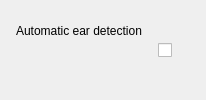
          <widget class="QFrame" name="cardAutoEarDetection">
           <property name="frameShape">
            <enum>QFrame::NoFrame</enum>
           </property>
           <property name="cssClass" stdset="0">
            <string notr="true">settingCard</string>
           </property>
           <layout class="QHBoxLayout" name="cardAutoEarDetectionLayout" stretch="1,0">
            <property name="spacing">
             <number>16</number>
            </property>
            <property name="leftMargin">
             <number>16</number>
            </property>
            <property name="topMargin">
             <number>12</number>
            </property>
            <property name="rightMargin">
             <number>16</number>
            </property>
            <property name="bottomMargin">
             <number>12</number>
            </property>
            <item>
             <layout class="QVBoxLayout" name="cardAutoEarDetectionText">
              <property name="spacing">
               <number>2</number>
              </property>
              <item>
               <widget class="QLabel" name="lbAutoEarDetection">
                <property name="text">
                 <string>Automatic ear detection</string>
                </property>
                <property name="cssClass" stdset="0">
                 <string notr="true">cardTitle</string>
                </property>
               </widget>
              </item>
              <item>
               <widget class="QLabel" name="lbDescAutoEarDetection">
                <property name="text">
                 <string notr="true"/>
                </property>
                <property name="wordWrap">
                 <bool>true</bool>
                </property>
                <property name="cssClass" stdset="0">
                 <string notr="true">cardDescription</string>
                </property>
               </widget>
              </item>
             </layout>
            </item>
            <item>
             <widget class="QCheckBox" name="cbAutoEarDetection">
              <property name="minimumSize">
               <size>
                <width>32</width>
                <height>32</height>
               </size>
              </property>
              <property name="text">
               <string notr="true"/>
              </property>
             </widget>
            </item>
           </layout>
          </widget>
